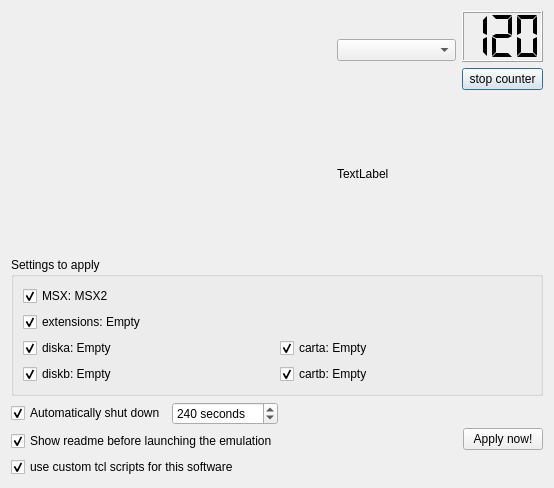
<ui version="4.0" >
 <class>Autorun</class>
 <widget class="QDialog" name="Autorun" >
  <property name="geometry" >
   <rect>
    <x>0</x>
    <y>0</y>
    <width>554</width>
    <height>477</height>
   </rect>
  </property>
  <property name="windowTitle" >
   <string>Dialog</string>
  </property>
  <layout class="QVBoxLayout" >
   <item>
    <layout class="QHBoxLayout" >
     <item>
      <widget class="Slideshow" native="1" name="slideshowWidget" >
       <property name="sizePolicy" >
        <sizepolicy vsizetype="Preferred" hsizetype="Expanding" >
         <horstretch>0</horstretch>
         <verstretch>0</verstretch>
        </sizepolicy>
       </property>
       <property name="minimumSize" >
        <size>
         <width>320</width>
         <height>240</height>
        </size>
       </property>
      </widget>
     </item>
     <item>
      <layout class="QVBoxLayout" >
       <item>
        <layout class="QHBoxLayout" >
         <item>
          <layout class="QVBoxLayout" >
           <item>
            <widget class="QComboBox" name="comboBoxGames" >
             <property name="sizePolicy" >
              <sizepolicy vsizetype="Fixed" hsizetype="Expanding" >
               <horstretch>0</horstretch>
               <verstretch>0</verstretch>
              </sizepolicy>
             </property>
            </widget>
           </item>
          </layout>
         </item>
         <item>
          <layout class="QVBoxLayout" >
           <item>
            <widget class="QLCDNumber" name="lcdNumber" >
             <property name="sizePolicy" >
              <sizepolicy vsizetype="Fixed" hsizetype="Fixed" >
               <horstretch>0</horstretch>
               <verstretch>0</verstretch>
              </sizepolicy>
             </property>
             <property name="minimumSize" >
              <size>
               <width>81</width>
               <height>51</height>
              </size>
             </property>
             <property name="numDigits" >
              <number>3</number>
             </property>
             <property name="mode" >
              <enum>QLCDNumber::Dec</enum>
             </property>
             <property name="segmentStyle" >
              <enum>QLCDNumber::Flat</enum>
             </property>
             <property name="intValue" stdset="0" >
              <number>120</number>
             </property>
            </widget>
           </item>
           <item>
            <widget class="QPushButton" name="pushButtonCounter" >
             <property name="text" >
              <string>stop counter</string>
             </property>
            </widget>
           </item>
          </layout>
         </item>
        </layout>
       </item>
       <item>
        <widget class="QLabel" name="labelGames" >
         <property name="sizePolicy" >
          <sizepolicy vsizetype="Expanding" hsizetype="Expanding" >
           <horstretch>0</horstretch>
           <verstretch>0</verstretch>
          </sizepolicy>
         </property>
         <property name="text" >
          <string>TextLabel</string>
         </property>
        </widget>
       </item>
      </layout>
     </item>
    </layout>
   </item>
   <item>
    <widget class="QGroupBox" name="groupBox" >
     <property name="title" >
      <string>Settings to apply</string>
     </property>
     <layout class="QVBoxLayout" >
      <item>
       <layout class="QGridLayout" >
        <item row="0" column="0" >
         <widget class="QCheckBox" name="checkBoxMSX" >
          <property name="text" >
           <string>MSX: MSX2</string>
          </property>
          <property name="checked" >
           <bool>true</bool>
          </property>
         </widget>
        </item>
        <item row="1" column="0" >
         <widget class="QCheckBox" name="checkBoxExtensions" >
          <property name="text" >
           <string>extensions: Empty</string>
          </property>
          <property name="checked" >
           <bool>true</bool>
          </property>
         </widget>
        </item>
       </layout>
      </item>
      <item>
       <layout class="QGridLayout" >
        <item row="0" column="0" >
         <widget class="QCheckBox" name="checkBoxDiska" >
          <property name="text" >
           <string>diska: Empty</string>
          </property>
          <property name="checked" >
           <bool>true</bool>
          </property>
         </widget>
        </item>
        <item row="0" column="1" >
         <widget class="QCheckBox" name="checkBoxCarta" >
          <property name="text" >
           <string>carta: Empty</string>
          </property>
          <property name="checked" >
           <bool>true</bool>
          </property>
         </widget>
        </item>
        <item row="1" column="0" >
         <widget class="QCheckBox" name="checkBoxDiskb" >
          <property name="text" >
           <string>diskb: Empty</string>
          </property>
          <property name="checked" >
           <bool>true</bool>
          </property>
         </widget>
        </item>
        <item row="1" column="1" >
         <widget class="QCheckBox" name="checkBoxCartb" >
          <property name="text" >
           <string>cartb: Empty</string>
          </property>
          <property name="checked" >
           <bool>true</bool>
          </property>
         </widget>
        </item>
       </layout>
      </item>
     </layout>
    </widget>
   </item>
   <item>
    <layout class="QHBoxLayout" >
     <item>
      <layout class="QVBoxLayout" >
       <item>
        <layout class="QHBoxLayout" >
         <item>
          <widget class="QCheckBox" name="checkBoxShutdown" >
           <property name="text" >
            <string>Automatically shut down</string>
           </property>
           <property name="checked" >
            <bool>true</bool>
           </property>
          </widget>
         </item>
         <item>
          <widget class="QSpinBox" name="spinBoxShutdown" >
           <property name="suffix" >
            <string> seconds</string>
           </property>
           <property name="maximum" >
            <number>9999</number>
           </property>
           <property name="singleStep" >
            <number>10</number>
           </property>
           <property name="value" >
            <number>240</number>
           </property>
          </widget>
         </item>
        </layout>
       </item>
       <item>
        <widget class="QCheckBox" name="checkBoxReadme" >
         <property name="text" >
          <string>Show readme before launching the emulation</string>
         </property>
         <property name="checked" >
          <bool>true</bool>
         </property>
        </widget>
       </item>
       <item>
        <widget class="QCheckBox" name="checkBoxTcl" >
         <property name="text" >
          <string>use custom tcl scripts for this software</string>
         </property>
         <property name="checked" >
          <bool>true</bool>
         </property>
        </widget>
       </item>
      </layout>
     </item>
     <item>
      <spacer>
       <property name="orientation" >
        <enum>Qt::Horizontal</enum>
       </property>
       <property name="sizeHint" >
        <size>
         <width>40</width>
         <height>20</height>
        </size>
       </property>
      </spacer>
     </item>
     <item>
      <widget class="QPushButton" name="pushButtonApply" >
       <property name="text" >
        <string>Apply now!</string>
       </property>
      </widget>
     </item>
    </layout>
   </item>
  </layout>
 </widget>
 <customwidgets>
  <customwidget>
   <class>Slideshow</class>
   <extends>QWidget</extends>
   <header>slideshow.h</header>
   <container>1</container>
  </customwidget>
 </customwidgets>
 <resources/>
 <connections/>
</ui>
